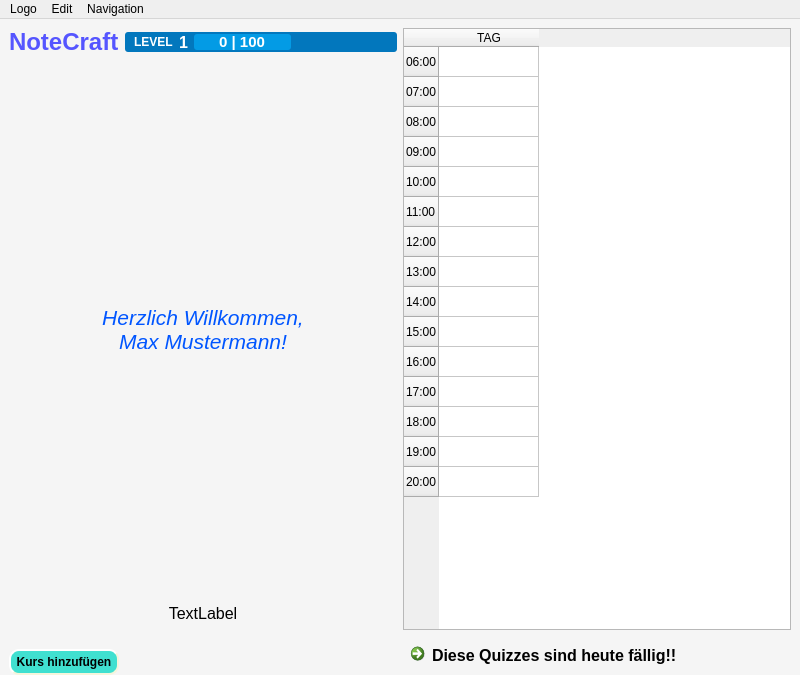
<?xml version="1.0" encoding="UTF-8"?>
<ui version="4.0">
 <class>HomePage</class>
 <widget class="QMainWindow" name="HomePage">
  <property name="geometry">
   <rect>
    <x>0</x>
    <y>0</y>
    <width>800</width>
    <height>675</height>
   </rect>
  </property>
  <property name="windowTitle">
   <string>HomePage</string>
  </property>
  <property name="styleSheet">
   <string notr="true">#centralwidget{
	border-image: url(./Assets/learning_bg.jpg) stretch 0 0 0 0;
	background-color: rgba(255,255,255,100);
}</string>
  </property>
  <widget class="QWidget" name="centralwidget">
   <layout class="QGridLayout" name="gridLayout">
    <property name="leftMargin">
     <number>0</number>
    </property>
    <property name="topMargin">
     <number>0</number>
    </property>
    <property name="rightMargin">
     <number>0</number>
    </property>
    <property name="bottomMargin">
     <number>0</number>
    </property>
    <item row="1" column="1">
     <layout class="QVBoxLayout" name="verticalLayout_2">
      <item>
       <layout class="QGridLayout" name="gridLayout_3">
        <property name="leftMargin">
         <number>9</number>
        </property>
        <property name="topMargin">
         <number>9</number>
        </property>
        <property name="rightMargin">
         <number>9</number>
        </property>
        <item row="1" column="1">
         <layout class="QVBoxLayout" name="verticalLayout_right">
          <property name="rightMargin">
           <number>0</number>
          </property>
          <item>
           <widget class="QTableWidget" name="calendarTable">
            <row>
             <property name="text">
              <string>06:00</string>
             </property>
            </row>
            <row>
             <property name="text">
              <string>07:00</string>
             </property>
            </row>
            <row>
             <property name="text">
              <string>08:00</string>
             </property>
            </row>
            <row>
             <property name="text">
              <string>09:00</string>
             </property>
            </row>
            <row>
             <property name="text">
              <string>10:00</string>
             </property>
            </row>
            <row>
             <property name="text">
              <string>11:00</string>
             </property>
            </row>
            <row>
             <property name="text">
              <string>12:00</string>
             </property>
            </row>
            <row>
             <property name="text">
              <string>13:00</string>
             </property>
            </row>
            <row>
             <property name="text">
              <string>14:00</string>
             </property>
            </row>
            <row>
             <property name="text">
              <string>15:00</string>
             </property>
            </row>
            <row>
             <property name="text">
              <string>16:00</string>
             </property>
            </row>
            <row>
             <property name="text">
              <string>17:00</string>
             </property>
            </row>
            <row>
             <property name="text">
              <string>18:00</string>
             </property>
            </row>
            <row>
             <property name="text">
              <string>19:00</string>
             </property>
            </row>
            <row>
             <property name="text">
              <string>20:00</string>
             </property>
            </row>
            <column>
             <property name="text">
              <string>TAG</string>
             </property>
            </column>
           </widget>
          </item>
          <item>
           <widget class="QCommandLinkButton" name="quiz_button">
            <property name="styleSheet">
             <string notr="true">background-color: rgb(200, 255, 255);
font: bold 16px;</string>
            </property>
            <property name="text">
             <string>Diese Quizzes sind heute fällig!!</string>
            </property>
            <property name="icon">
             <iconset resource="resources.qrc">
              <normaloff>:/resources/images/exclamation_mark_PNG13.png</normaloff>:/resources/images/exclamation_mark_PNG13.png</iconset>
            </property>
            <property name="iconSize">
             <size>
              <width>30</width>
              <height>30</height>
             </size>
            </property>
            <property name="description">
             <string/>
            </property>
           </widget>
          </item>
         </layout>
        </item>
        <item row="1" column="0">
         <layout class="QGridLayout" name="grid_left">
          <item row="3" column="1" colspan="2">
           <spacer name="verticalSpacer">
            <property name="orientation">
             <enum>Qt::Vertical</enum>
            </property>
            <property name="sizeType">
             <enum>QSizePolicy::Maximum</enum>
            </property>
            <property name="sizeHint" stdset="0">
             <size>
              <width>20</width>
              <height>20</height>
             </size>
            </property>
           </spacer>
          </item>
          <item row="2" column="1" colspan="2">
           <widget class="QLabel" name="noteLabel">
            <property name="sizePolicy">
             <sizepolicy hsizetype="Preferred" vsizetype="Maximum">
              <horstretch>0</horstretch>
              <verstretch>0</verstretch>
             </sizepolicy>
            </property>
            <property name="styleSheet">
             <string notr="true"/>
            </property>
            <property name="text">
             <string>&lt;html&gt;&lt;head/&gt;&lt;body&gt;&lt;p align=&quot;center&quot;&gt;&lt;span style=&quot; font-size:12pt;&quot;&gt;TextLabel&lt;/span&gt;&lt;/p&gt;&lt;/body&gt;&lt;/html&gt;</string>
            </property>
           </widget>
          </item>
          <item row="1" column="1" colspan="2">
           <widget class="QLabel" name="welcome_label">
            <property name="sizePolicy">
             <sizepolicy hsizetype="Preferred" vsizetype="Minimum">
              <horstretch>0</horstretch>
              <verstretch>0</verstretch>
             </sizepolicy>
            </property>
            <property name="minimumSize">
             <size>
              <width>0</width>
              <height>150</height>
             </size>
            </property>
            <property name="styleSheet">
             <string notr="true">background-repeat: no-repeat;
background-position: center;
background-attachment: fixed;
font: 16px;</string>
            </property>
            <property name="text">
             <string>&lt;html&gt;&lt;head/&gt;&lt;body&gt;&lt;p align=&quot;center&quot;&gt;&lt;span style=&quot; font-size:16pt; font-style:italic; color:#0055ff;&quot;&gt;Herzlich Willkommen, &lt;br/&gt;Max Mustermann!&lt;/span&gt;&lt;/p&gt;&lt;/body&gt;&lt;/html&gt;</string>
            </property>
           </widget>
          </item>
          <item row="0" column="2">
           <widget class="QFrame" name="frame">
            <property name="sizePolicy">
             <sizepolicy hsizetype="Preferred" vsizetype="Fixed">
              <horstretch>0</horstretch>
              <verstretch>0</verstretch>
             </sizepolicy>
            </property>
            <property name="minimumSize">
             <size>
              <width>0</width>
              <height>12</height>
             </size>
            </property>
            <property name="styleSheet">
             <string notr="true">.QFrame
{
	background-color: #0277BD;
	border-radius: 3px;
	
}</string>
            </property>
            <property name="frameShape">
             <enum>QFrame::NoFrame</enum>
            </property>
            <layout class="QHBoxLayout" name="horizontalLayout_2">
             <property name="topMargin">
              <number>0</number>
             </property>
             <property name="bottomMargin">
              <number>0</number>
             </property>
             <item>
              <widget class="QLabel" name="label">
               <property name="font">
                <font>
                 <bold>true</bold>
                </font>
               </property>
               <property name="styleSheet">
                <string notr="true">color: #FFFFFF</string>
               </property>
               <property name="text">
                <string>LEVEL</string>
               </property>
              </widget>
             </item>
             <item>
              <widget class="QLabel" name="lbl_home_exp__level">
               <property name="font">
                <font>
                 <pointsize>12</pointsize>
                 <bold>true</bold>
                </font>
               </property>
               <property name="styleSheet">
                <string notr="true">color: #FFFFFF</string>
               </property>
               <property name="text">
                <string>1</string>
               </property>
               <property name="alignment">
                <set>Qt::AlignCenter</set>
               </property>
              </widget>
             </item>
             <item>
              <widget class="QProgressBar" name="lbl_home_exp__bar">
               <property name="sizePolicy">
                <sizepolicy hsizetype="MinimumExpanding" vsizetype="Fixed">
                 <horstretch>0</horstretch>
                 <verstretch>0</verstretch>
                </sizepolicy>
               </property>
               <property name="maximumSize">
                <size>
                 <width>128</width>
                 <height>16</height>
                </size>
               </property>
               <property name="font">
                <font>
                 <pointsize>11</pointsize>
                 <bold>true</bold>
                </font>
               </property>
               <property name="styleSheet">
                <string notr="true">QProgressBar	 {
	background-color: #039BE5;
	border-radius: 3px;
	color: white;
}

QProgressBar::chunk {
	background-color: #FBC02D;
	border-radius: 3px
}</string>
               </property>
               <property name="value">
                <number>0</number>
               </property>
               <property name="alignment">
                <set>Qt::AlignCenter</set>
               </property>
               <property name="format">
                <string>%v | %m</string>
               </property>
              </widget>
             </item>
             <item>
              <spacer name="horizontalSpacer">
               <property name="orientation">
                <enum>Qt::Horizontal</enum>
               </property>
               <property name="sizeHint" stdset="0">
                <size>
                 <width>40</width>
                 <height>20</height>
                </size>
               </property>
              </spacer>
             </item>
            </layout>
           </widget>
          </item>
          <item row="4" column="2">
           <layout class="QHBoxLayout" name="kursWahlLayout"/>
          </item>
          <item row="4" column="1">
           <widget class="QPushButton" name="kursHinzufuegenButton">
            <property name="styleSheet">
             <string notr="true">#kursHinzufuegenButton{
	background-color: rgb(64, 224, 208);
	border-style: outset;
	border-width: 2px;
	border-radius: 10px;
	border-color: beige;
	font: bold 12px;
	min-width: 10em;
	padding: 4px;}
#kursHinzufuegenButton:clicked{
	background-color: rgb(64, 220, 200);
    border-style: inset;
}</string>
            </property>
            <property name="text">
             <string>Kurs hinzufügen</string>
            </property>
           </widget>
          </item>
          <item row="0" column="1">
           <widget class="QLabel" name="NoteCraft_label">
            <property name="text">
             <string>&lt;html&gt;&lt;head/&gt;&lt;body&gt;&lt;p&gt;&lt;span style=&quot; font-size:18pt; font-weight:700; color:#5555ff;&quot;&gt;NoteCraft&lt;/span&gt;&lt;/p&gt;&lt;/body&gt;&lt;/html&gt;</string>
            </property>
           </widget>
          </item>
          <item row="5" column="1" colspan="2">
           <layout class="QGridLayout" name="notizen_liste">
            <item row="0" column="0">
             <layout class="QVBoxLayout" name="notizenLayout"/>
            </item>
           </layout>
          </item>
         </layout>
        </item>
       </layout>
      </item>
      <item>
       <layout class="QHBoxLayout" name="horizontalLayout"/>
      </item>
     </layout>
    </item>
   </layout>
  </widget>
  <widget class="QMenuBar" name="menubar">
   <property name="geometry">
    <rect>
     <x>0</x>
     <y>0</y>
     <width>800</width>
     <height>26</height>
    </rect>
   </property>
   <property name="minimumSize">
    <size>
     <width>0</width>
     <height>0</height>
    </size>
   </property>
   <widget class="QMenu" name="menuEdit">
    <property name="sizePolicy">
     <sizepolicy hsizetype="Preferred" vsizetype="Preferred">
      <horstretch>0</horstretch>
      <verstretch>0</verstretch>
     </sizepolicy>
    </property>
    <property name="title">
     <string>Edit</string>
    </property>
    <property name="icon">
     <iconset theme="folder"/>
    </property>
    <addaction name="action_bg"/>
   </widget>
   <widget class="QMenu" name="menuNavigation">
    <property name="title">
     <string>Navigation</string>
    </property>
    <addaction name="actionKalender"/>
    <addaction name="actionQuiz"/>
    <addaction name="actionNotenliste"/>
   </widget>
   <widget class="QMenu" name="menuLogo">
    <property name="sizePolicy">
     <sizepolicy hsizetype="Preferred" vsizetype="Preferred">
      <horstretch>0</horstretch>
      <verstretch>0</verstretch>
     </sizepolicy>
    </property>
    <property name="title">
     <string>Logo</string>
    </property>
    <property name="icon">
     <iconset resource="resources.qrc">
      <normaloff>:/resources/images/notecraft_logo.png</normaloff>:/resources/images/notecraft_logo.png</iconset>
    </property>
   </widget>
   <addaction name="menuLogo"/>
   <addaction name="menuEdit"/>
   <addaction name="menuNavigation"/>
  </widget>
  <action name="actionHome">
   <property name="text">
    <string>Home</string>
   </property>
  </action>
  <action name="actionKalender">
   <property name="icon">
    <iconset resource="resources.qrc">
     <normaloff>:/resources/images/calendar.png</normaloff>:/resources/images/calendar.png</iconset>
   </property>
   <property name="text">
    <string>Kalendar</string>
   </property>
  </action>
  <action name="actionQuiz">
   <property name="icon">
    <iconset resource="resources.qrc">
     <normaloff>:/resources/images/quiz.png</normaloff>:/resources/images/quiz.png</iconset>
   </property>
   <property name="text">
    <string>Quiz</string>
   </property>
  </action>
  <action name="actionNotenliste">
   <property name="icon">
    <iconset resource="resources.qrc">
     <normaloff>:/resources/images/pen.png</normaloff>:/resources/images/pen.png</iconset>
   </property>
   <property name="text">
    <string>Notenliste</string>
   </property>
  </action>
  <action name="actionNotizen">
   <property name="text">
    <string>Notizen</string>
   </property>
  </action>
  <action name="action_bg">
   <property name="icon">
    <iconset resource="resources.qrc">
     <normaloff>:/resources/images/change_bg.png</normaloff>:/resources/images/change_bg.png</iconset>
   </property>
   <property name="text">
    <string>Change Background Image</string>
   </property>
  </action>
 </widget>
 <resources>
  <include location="resources.qrc"/>
 </resources>
 <connections/>
</ui>
